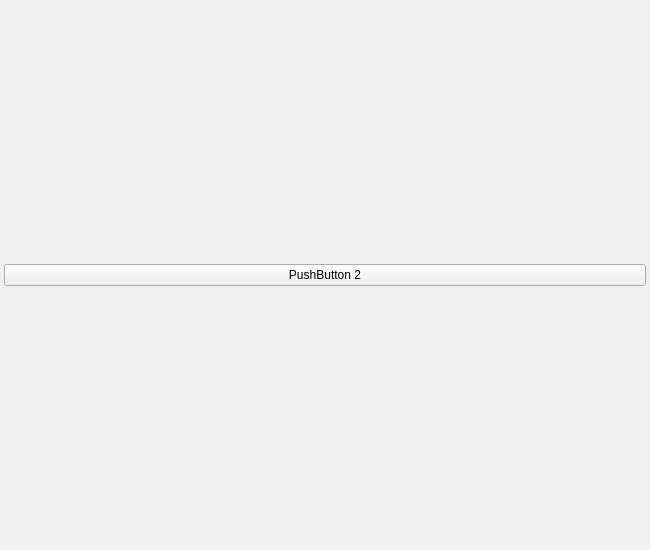
<?xml version="1.0" encoding="UTF-8"?>
<ui version="4.0">
 <class>localExport</class>
 <widget class="QWidget" name="localExport">
  <property name="geometry">
   <rect>
    <x>0</x>
    <y>0</y>
    <width>650</width>
    <height>550</height>
   </rect>
  </property>
  <property name="sizePolicy">
   <sizepolicy hsizetype="Expanding" vsizetype="Expanding">
    <horstretch>0</horstretch>
    <verstretch>0</verstretch>
   </sizepolicy>
  </property>
  <property name="windowTitle">
   <string>Form</string>
  </property>
  <layout class="QVBoxLayout" name="mainVLayout">
   <property name="margin">
    <number>4</number>
   </property>
   <item>
    <widget class="QPushButton" name="pushButton">
     <property name="text">
      <string>PushButton 2</string>
     </property>
    </widget>
   </item>
  </layout>
 </widget>
 <resources>
  <include location="icons/temp_icons.qrc"/>
 </resources>
 <connections/>
</ui>
